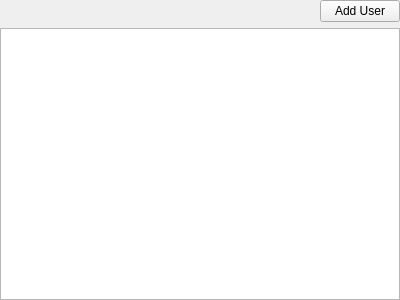
<?xml version="1.0" encoding="UTF-8"?>
<ui version="4.0">
 <class>QUaUserTable</class>
 <widget class="QWidget" name="QUaUserTable">
  <property name="geometry">
   <rect>
    <x>0</x>
    <y>0</y>
    <width>400</width>
    <height>300</height>
   </rect>
  </property>
  <property name="windowTitle">
   <string>Form</string>
  </property>
  <layout class="QGridLayout" name="gridLayout">
   <property name="leftMargin">
    <number>0</number>
   </property>
   <property name="topMargin">
    <number>0</number>
   </property>
   <property name="rightMargin">
    <number>0</number>
   </property>
   <property name="bottomMargin">
    <number>0</number>
   </property>
   <item row="0" column="0">
    <spacer name="horizontalSpacer">
     <property name="orientation">
      <enum>Qt::Horizontal</enum>
     </property>
     <property name="sizeHint" stdset="0">
      <size>
       <width>316</width>
       <height>20</height>
      </size>
     </property>
    </spacer>
   </item>
   <item row="0" column="1">
    <widget class="QPushButton" name="pushButtonAdd">
     <property name="text">
      <string>Add User</string>
     </property>
    </widget>
   </item>
   <item row="1" column="0" colspan="2">
    <widget class="QTableView" name="tableViewUsers"/>
   </item>
  </layout>
 </widget>
 <resources/>
 <connections/>
</ui>
